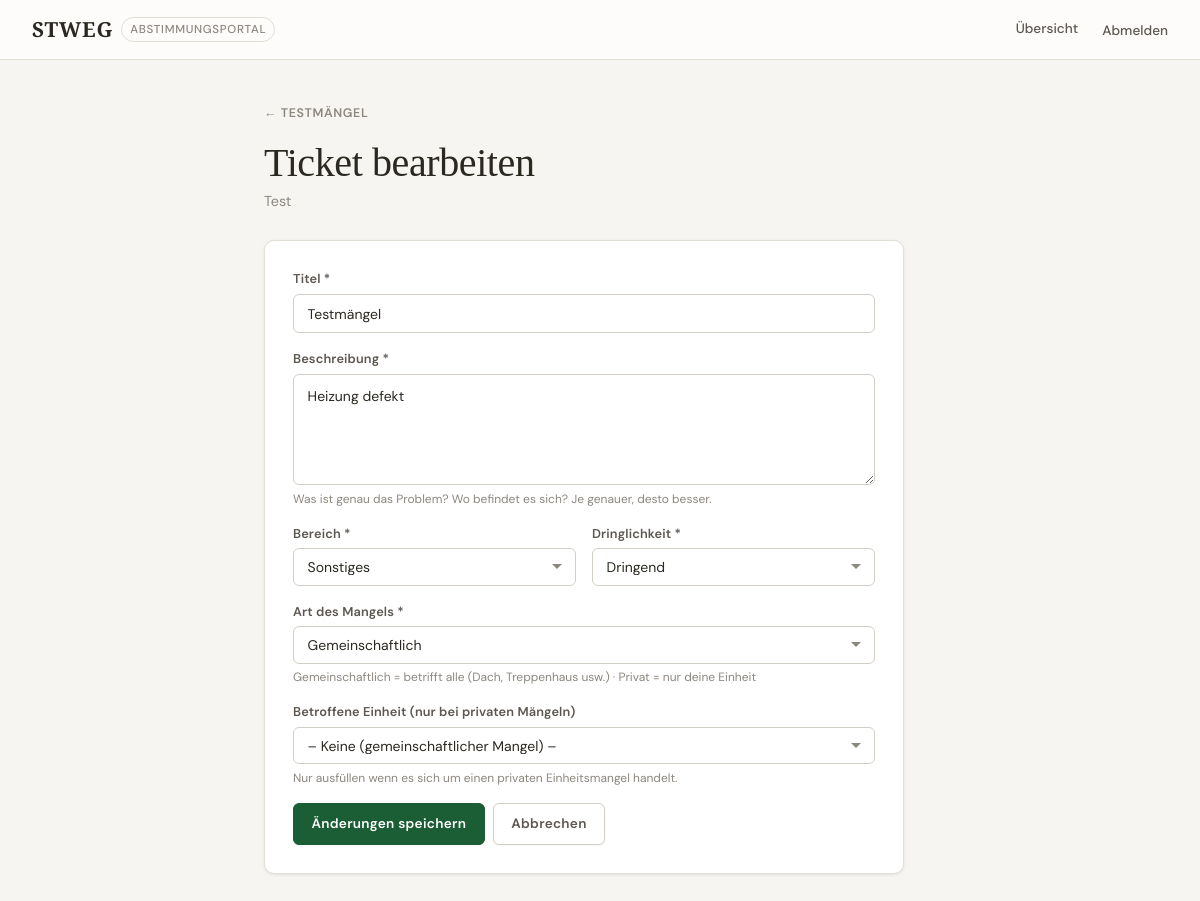
The page /maintenance/ticket/1/bearbeiten/ (signed in) on the database its author committed.
### maintenance/models.py (models this page shows, shortened)
class Ticket(models.Model):
    class Priority(models.TextChoices):
        NORMAL = 'normal', 'Normal'
        URGENT = 'urgent', 'Dringend'
    class Status(models.TextChoices):
        OPEN           = 'open',           'Offen'
        IN_PROGRESS    = 'in_progress',    'In Bearbeitung'
        OFFER_RECEIVED = 'offer_received', 'Angebot liegt vor'
        DONE           = 'done',           'Erledigt'
        ARCHIVED       = 'archived',       'Archiviert'
    class Scope(models.TextChoices):
        COMMON  = 'common',  'Gemeinschaftlich'
        PRIVATE = 'private', 'Privat (Einheit)'
    class Area(models.TextChoices):
        ROOF      = 'roof',      'Dach'
        FACADE    = 'facade',    'Fassade'
        HEATING   = 'heating',   'Heizung'
        ELEVATOR  = 'elevator',  'Lift'
        STAIRCASE = 'staircase', 'Treppenhaus'
        GARDEN    = 'garden',    'Aussenanlage / Garten'
        PARKING   = 'parking',   'Parkplatz / Garage'
        WATER     = 'water',     'Wasser / Sanitär'
        ELECTRIC  = 'electric',  'Elektro'
        OTHER     = 'other',     'Sonstiges'
    community = models.ForeignKey(
        Community, on_delete=models.CASCADE, related_name='tickets',
    )
    unit = models.ForeignKey(
        Unit, on_delete=models.SET_NULL, null=True, blank=True,
        related_name='tickets',
        help_text="Nur bei privaten Einheitsmängeln ausfüllen.",
    )
    reported_by = models.ForeignKey(
        User, on_delete=models.SET_NULL, null=True, blank=True,
        related_name='reported_tickets',
    )
    title       = models.CharField(max_length=300, verbose_name='Titel')
    description = models.TextField(verbose_name='Beschreibung')
    area        = models.CharField(
        max_length=20, choices=Area.choices, default=Area.OTHER,
        verbose_name='Bereich',
    )
    scope = models.CharField(
        max_length=10, choices=Scope.choices, default=Scope.COMMON,
        verbose_name='Art',
    )
    priority = models.CharField(
        max_length=10, choices=Priority.choices, default=Priority.NORMAL,
        verbose_name='Dringlichkeit',
    )
    status = models.CharField(
        max_length=20, choices=Status.choices, default=Status.OPEN,
        verbose_name='Status',
    )
    assigned_to    = models.CharField(max_length=200, blank=True, verbose_name='Handwerker')
    assignee_email = models.EmailField(blank=True, verbose_name='E-Mail Handwerker')
    offer_amount   = models.DecimalField(
        max_digits=10, decimal_places=2, null=True, blank=True,
        verbose_name='Offertbetrag (CHF)',
    )
    created_at  = models.DateTimeField(auto_now_add=True)
    updated_at  = models.DateTimeField(auto_now=True)
    resolved_at = models.DateTimeField(null=True, blank=True)
    proposal = models.ForeignKey(
        'voting.Proposal', on_delete=models.SET_NULL, null=True, blank=True,
        related_name='tickets',
        verbose_name='Verknüpfter Antrag',
    )
    class Meta:
        verbose_name        = 'Ticket'
        verbose_name_plural = 'Tickets'
        ordering            = ['-created_at']

### voting/models.py (models this page shows, shortened)
class Community(models.Model):
    name       = models.CharField(max_length=200)
    address    = models.TextField()
    created_at = models.DateTimeField(auto_now_add=True)
    created_by = models.ForeignKey(
        User, on_delete=models.SET_NULL, null=True, blank=True,
        related_name='created_communities',
    )
    quorum = models.DecimalField(
        max_digits=5, decimal_places=1, default=Decimal('0'),
        verbose_name="Quorum (‰)",
        help_text="Mindest-Beteiligung in Wertquoten ‰ für gültige Abstimmung (0 = kein Quorum)",
    )
    def can_manage(self, user):
        return (
            self.units.filter(owner=user).exists()
            or self.created_by == user
            or user.is_staff
            or self.memberships.filter(user=user).exists()
        )
    def is_admin(self, user):
        return (
            self.created_by == user
            or user.is_staff
            or self.memberships.filter(
                user=user, role=CommunityMembership.Role.MANAGER
            ).exists()
        )
    class Meta:
        verbose_name        = "Gemeinschaft"
        verbose_name_plural = "Gemeinschaften"

### maintenance/views.py (the view)
@login_required
def ticket_edit(request, pk):
    ticket    = get_object_or_404(Ticket, pk=pk)
    community = ticket.community
    if not community.can_manage(request.user):
        messages.error(request, "Keine Berechtigung.")
        return redirect('voting:dashboard')
    is_admin = community.is_admin(request.user)
    if not is_admin and ticket.reported_by != request.user:
        messages.error(request, "Nur der Ersteller oder ein Verwalter darf das Ticket bearbeiten.")
        return redirect('maintenance:ticket_detail', pk=pk)
    FormClass = TicketAdminForm if is_admin else TicketForm
    if request.method == 'POST':
        form = FormClass(request.POST, instance=ticket, community=community)
        if form.is_valid():
            form.save()
            TicketUpdate.objects.create(
                ticket=ticket,
                author=request.user,
                comment='Ticket bearbeitet.',
            )
            messages.success(request, "Ticket aktualisiert.")
            return redirect('maintenance:ticket_detail', pk=pk)
    else:
        form = FormClass(instance=ticket, community=community)
    return render(request, 'maintenance/ticket_form.html', {
        'community': community,
        'ticket':    ticket,
        'form':      form,
        'is_edit':   True,
    })

### voting/models.py (called while the page is built)
    def __str__(self):
        if self.owner:
            name = self.owner.get_full_name() or self.owner.username
        else:
            name = '(unbesetzt)'
        return f"{self.unit_number} – {name}"

### maintenance/templates/maintenance/ticket_form.html (shortened to what this page needs)
{% extends "voting/base.html" %}
{% block content %}
{% if is_edit %}
<a href="{% url 'maintenance:ticket_detail' ticket.pk %}" class="back-link">{{ ticket.title }}</a>
{% else %}
<a href="{% url 'maintenance:ticket_list' community.id %}" class="back-link">{{ community.name }} – Mängel</a>
{% endif %}
<div class="page-header">
  <h1>{% if is_edit %}Ticket bearbeiten{% else %}Mangel melden{% endif %}</h1>
  <p>{{ community.name }}</p>
</div>
<div class="card card--padded" style="max-width:640px;">
  <form method="post">
    <div class="form-group">
      <label for="id_title">Titel *</label>
      {{ form.title }}
    </div>
    <div class="form-group">
      <label for="id_description">Beschreibung *</label>
      {{ form.description }}
      <div class="form-hint">Was ist genau das Problem? Wo befindet es sich? Je genauer, desto besser.</div>
    </div>
    <div class="form-row" style="display:grid;grid-template-columns:1fr 1fr;gap:1rem;">
      <div class="form-group">
        <label for="id_area">Bereich *</label>
        {{ form.area }}
      </div>
      <div class="form-group">
        <label for="id_priority">Dringlichkeit *</label>
        {{ form.priority }}
      </div>
    </div>
    <div class="form-group">
      <label for="id_scope">Art des Mangels *</label>
      {{ form.scope }}
      <div class="form-hint">Gemeinschaftlich = betrifft alle (Dach, Treppenhaus usw.) · Privat = nur deine Einheit</div>
    </div>
    <div class="form-group">
      <label for="id_unit">{{ form.unit.label }}</label>
      {{ form.unit }}
      <div class="form-hint">Nur ausfüllen wenn es sich um einen privaten Einheitsmangel handelt.</div>
    </div>
    <div class="flex gap-1 mt-2">
      <button type="submit" class="btn btn-primary">
        {% if is_edit %}Änderungen speichern{% else %}Mangel melden{% endif %}
      </button>
      {% if is_edit %}
      <a href="{% url 'maintenance:ticket_detail' ticket.pk %}" class="btn btn-outline">Abbrechen</a>
      {% else %}
      <a href="{% url 'maintenance:ticket_list' community.id %}" class="btn btn-outline">Abbrechen</a>
      {% endif %}
    </div>
  </form>
</div>
{% endblock %}

### voting/static/voting/css/app.css (style rules this page uses)
*, *::before, *::after { box-sizing: border-box; margin: 0; padding: 0; }
:root { --ink: #1C1A17; --ink-light: #4A4640; --ink-faint: #8C877F; --bg: #F7F5F1; --bg-subtle: #EEEBE4; --white: #FDFCFB; --surface: #FFFFFF; --surface-alt: #F4F1EC; --border: #E2DDD5; --border-mid: #D4CFC6; --border-strong: #B8B2A8; --text: #2A2820; --text-secondary:#5C5750; --text-muted: #8C877F; --accent: #1B5E35; --accent-light: #E6F2EB; --accent-border: #A8D4B5; --gold: #B5924C; --gold-light: #D4AF72; --cream: #F8F5F0; --cream-mid: #EDE8DF; --red: #B5302A; --red-light: #FCECEA; --red-border: #F0B8B5; --amber: #92400e; --amber-light: #FFFBEB; --amber-border: #FDE68A; --blue: #1a56db; --blue-light: #E8F0FE; --serif: 'Cormorant Garamond', Georgia, serif; --sans: 'DM Sans', sans-serif; --r-sm: 2px; --r-md: 6px; --r-lg: 10px; --r-pill: 999px; --shadow-xs: 0 1px 2px rgba(0,0,0,.04); --shadow-sm: 0 1px 4px rgba(0,0,0,.06), 0 1px 2px rgba(0,0,0,.04); --shadow-md: 0 4px 12px rgba(0,0,0,.08), 0 2px 4px rgba(0,0,0,.04); --ease: cubic-bezier(.4,0,.2,1); --t-base: 0.18s; --max: 720px; --nav-h: 60px; }
html { scroll-behavior: smooth; }
body { font-family: var(--sans); background: var(--bg); color: var(--text); line-height: 1.5; -webkit-font-smoothing: antialiased; overflow-x: hidden; }
a { color: inherit; }
h1 { font-family: var(--serif); font-size: clamp(1.9rem, 4vw, 2.5rem); font-weight: 300; line-height: 1.2; letter-spacing: -0.01em; color: var(--text); margin-bottom: 0.4rem; }
h1 + p, .page-header > div > p { font-size: 0.9rem; color: var(--text-muted); margin-bottom: 0.8rem; }
.page-header { margin-bottom: 1.75rem; }
.page-header h1 { margin-bottom: 0.25rem; }
.back-link { display: inline-block; font-size: 0.78rem; font-weight: 600; letter-spacing: 0.05em; text-transform: uppercase; color: var(--text-muted); text-decoration: none; margin-bottom: 1rem; transition: color var(--t-base); }
.back-link::before { content: '← '; }
.flex { display: flex; }
.gap-1 { gap: 0.5rem; }
.mt-2 { margin-top: 1rem; }
.card { background: var(--surface); border: 1px solid var(--border); border-radius: var(--r-lg); padding: 1.5rem; margin-bottom: 0.875rem; box-shadow: var(--shadow-sm); transition: border-color var(--t-base) var(--ease), box-shadow var(--t-base) var(--ease); }
.card--padded { padding: 1.75rem; }
.btn { display: inline-flex; align-items: center; justify-content: center; gap: 0.4rem; padding: 0.6rem 1.1rem; border-radius: var(--r-md); font-family: var(--sans); font-size: 0.85rem; font-weight: 600; letter-spacing: 0.02em; text-decoration: none; border: 1px solid transparent; cursor: pointer; white-space: nowrap; transition: background var(--t-base), border-color var(--t-base), color var(--t-base), box-shadow var(--t-base); box-shadow: var(--shadow-xs); }
.btn-primary { background: var(--accent); color: #fff; border-color: var(--accent); }
.btn-outline { background: var(--surface); color: var(--text-secondary); border-color: var(--border-mid); }
.form-group { display: flex; flex-direction: column; margin-bottom: 1rem; }
.form-group label { font-size: 0.8rem; font-weight: 600; color: var(--text-secondary); margin-bottom: 0.35rem; letter-spacing: 0.01em; }
.form-input, .form-select, .form-textarea { background: var(--surface); border: 1px solid var(--border-mid); border-radius: var(--r-md); padding: 0.6rem 0.85rem; font-family: var(--sans); font-size: 0.875rem; color: var(--text); transition: border-color var(--t-base), box-shadow var(--t-base); width: 100%; outline: none; appearance: none; -webkit-appearance: none; }
.form-input::placeholder, .form-textarea::placeholder { color: var(--text-muted); }
.form-textarea { resize: vertical; min-height: 80px; line-height: 1.6; }
.form-select { background-repeat: no-repeat; background-position: right 0.75rem center; padding-right: 2.25rem; }
.form-hint { font-size: 0.75rem; color: var(--text-muted); margin-top: 0.3rem; line-height: 1.5; }
main > * { animation: fadeUp 0.35s var(--ease) both; }
main > *:nth-child(1) { animation-delay: 0ms; }
main > *:nth-child(2) { animation-delay: 40ms; }
main > *:nth-child(3) { animation-delay: 80ms; }

### rows shown on the page
Ticket: title "TESTMÄNGEL", title "Testmängel", description "Heizung defekt", area "Sonstiges", priority "Dringend", scope "Gemeinschaftlich", unit "– Keine (gemeinschaftlicher Mangel) –"
Community: name "Test"
